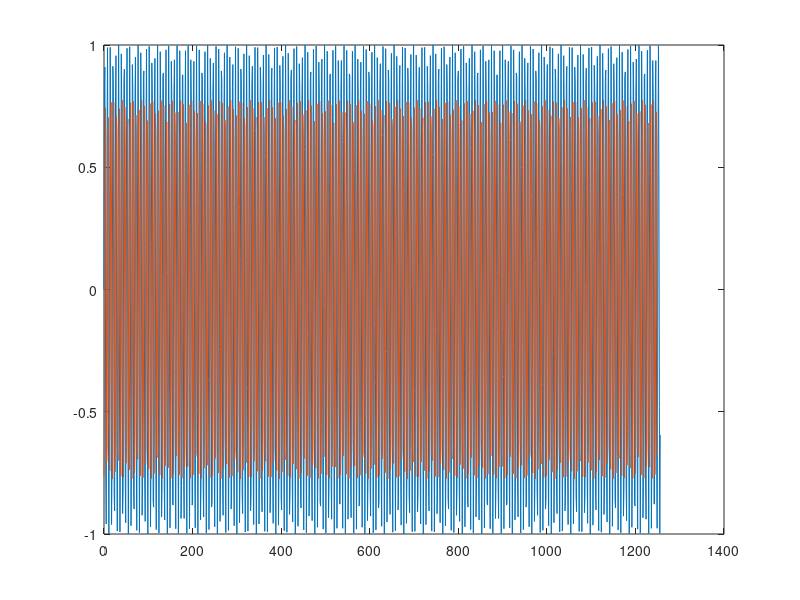

Source code (MATLAB): (Note: this script raises an error after producing the figure.)
close all; clear all; clc
%% Kernel Definition
filterwidth = 1; fitwidth = 3; % parameters for the differentiation kernel
Av = 1.0/(0.5*filterwidth^2 * ...
    (sqrt(pi)*filterwidth*erf(fitwidth/filterwidth) - ...
    2*fitwidth*exp(-fitwidth^2/filterwidth^2)));
vkernel = -fitwidth:fitwidth;
vkernel = Av.*vkernel.*exp(-vkernel.^2./filterwidth^2);
%% Sin Curve
t = 0:1:400*pi;
x = sin(t);
u = -conv(x,vkernel,'valid');

figure
title('Sinusoidal Motion-Position and Velocity')
plot(t,x)
hold on
plot(t(1:length(u)),u)
legend('Position','Velocity')

figure
title('Sinusoidal Motion- Velocity')
plot(t(1:length(u)),u)
legend('Velocity')

%% Linear Motion
y = 2*t;
v = -conv(y,vkernel,'valid');

figure
title('Linear Motion-Position and Velocity')
plot(t,y)
hold on
plot(t(1:length(v)),v)
legend('Position','Velocity')

figure
title('Linear Motion-Velocity')
plot(t(1:length(v)),v)
legend('Velocity')